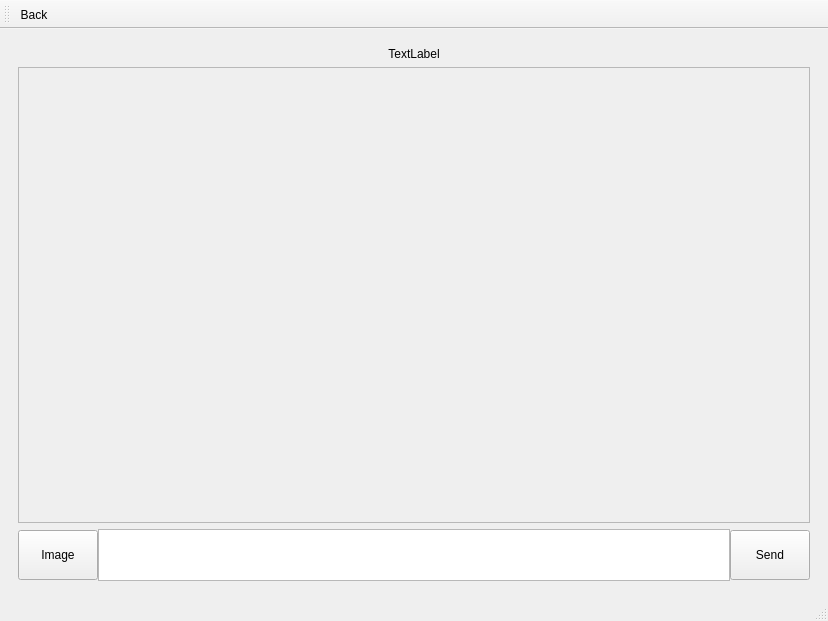
<?xml version="1.0" encoding="UTF-8"?>
<ui version="4.0">
 <class>MainWindow</class>
 <widget class="QMainWindow" name="MainWindow">
  <property name="geometry">
   <rect>
    <x>0</x>
    <y>0</y>
    <width>828</width>
    <height>621</height>
   </rect>
  </property>
  <property name="sizePolicy">
   <sizepolicy hsizetype="Expanding" vsizetype="Expanding">
    <horstretch>0</horstretch>
    <verstretch>0</verstretch>
   </sizepolicy>
  </property>
  <property name="windowTitle">
   <string>ChattApp</string>
  </property>
  <widget class="QWidget" name="centralwidget">
   <property name="sizePolicy">
    <sizepolicy hsizetype="Expanding" vsizetype="Expanding">
     <horstretch>0</horstretch>
     <verstretch>0</verstretch>
    </sizepolicy>
   </property>
   <layout class="QGridLayout" name="gridLayout">
    <item row="0" column="0">
     <widget class="QStackedWidget" name="stackedWidget">
      <property name="sizePolicy">
       <sizepolicy hsizetype="Expanding" vsizetype="Expanding">
        <horstretch>0</horstretch>
        <verstretch>0</verstretch>
       </sizepolicy>
      </property>
      <property name="currentIndex">
       <number>2</number>
      </property>
      <widget class="QWidget" name="LoginScreen">
       <property name="sizePolicy">
        <sizepolicy hsizetype="Fixed" vsizetype="Fixed">
         <horstretch>0</horstretch>
         <verstretch>0</verstretch>
        </sizepolicy>
       </property>
       <layout class="QGridLayout" name="gridLayout_2">
        <item row="0" column="0" alignment="Qt::AlignHCenter|Qt::AlignVCenter">
         <widget class="QWidget" name="LoginVboxWidget" native="true">
          <property name="sizePolicy">
           <sizepolicy hsizetype="Preferred" vsizetype="Preferred">
            <horstretch>0</horstretch>
            <verstretch>0</verstretch>
           </sizepolicy>
          </property>
          <property name="minimumSize">
           <size>
            <width>300</width>
            <height>150</height>
           </size>
          </property>
          <layout class="QVBoxLayout" name="LoginVboxLayout">
           <property name="sizeConstraint">
            <enum>QLayout::SetFixedSize</enum>
           </property>
           <property name="leftMargin">
            <number>0</number>
           </property>
           <property name="topMargin">
            <number>0</number>
           </property>
           <property name="rightMargin">
            <number>0</number>
           </property>
           <property name="bottomMargin">
            <number>0</number>
           </property>
           <item>
            <layout class="QHBoxLayout" name="LoginHbox1">
             <property name="sizeConstraint">
              <enum>QLayout::SetDefaultConstraint</enum>
             </property>
             <property name="leftMargin">
              <number>0</number>
             </property>
             <item>
              <widget class="QLabel" name="UsernameLabel">
               <property name="text">
                <string>&lt;html&gt;&lt;head/&gt;&lt;body&gt;&lt;p&gt;&lt;span style=&quot; font-size:16pt;&quot;&gt;Username:&lt;/span&gt;&lt;/p&gt;&lt;/body&gt;&lt;/html&gt;</string>
               </property>
               <property name="wordWrap">
                <bool>false</bool>
               </property>
              </widget>
             </item>
             <item>
              <widget class="QLineEdit" name="UsernameEntry">
               <property name="minimumSize">
                <size>
                 <width>200</width>
                 <height>0</height>
                </size>
               </property>
               <property name="maximumSize">
                <size>
                 <width>200</width>
                 <height>16777215</height>
                </size>
               </property>
               <property name="alignment">
                <set>Qt::AlignLeading|Qt::AlignLeft|Qt::AlignVCenter</set>
               </property>
              </widget>
             </item>
            </layout>
           </item>
           <item>
            <layout class="QHBoxLayout" name="LoginHbox2">
             <property name="sizeConstraint">
              <enum>QLayout::SetDefaultConstraint</enum>
             </property>
             <item>
              <widget class="QLabel" name="PasswordLabel">
               <property name="text">
                <string>&lt;html&gt;&lt;head/&gt;&lt;body&gt;&lt;p&gt;&lt;span style=&quot; font-size:16pt;&quot;&gt;Password:&lt;/span&gt;&lt;/p&gt;&lt;/body&gt;&lt;/html&gt;</string>
               </property>
              </widget>
             </item>
             <item>
              <widget class="QLineEdit" name="PasswordEntry">
               <property name="sizePolicy">
                <sizepolicy hsizetype="Expanding" vsizetype="Fixed">
                 <horstretch>0</horstretch>
                 <verstretch>0</verstretch>
                </sizepolicy>
               </property>
               <property name="minimumSize">
                <size>
                 <width>200</width>
                 <height>0</height>
                </size>
               </property>
               <property name="maximumSize">
                <size>
                 <width>200</width>
                 <height>16777215</height>
                </size>
               </property>
               <property name="echoMode">
                <enum>QLineEdit::Password</enum>
               </property>
              </widget>
             </item>
            </layout>
           </item>
           <item>
            <layout class="QHBoxLayout" name="LoginHbox3">
             <property name="sizeConstraint">
              <enum>QLayout::SetDefaultConstraint</enum>
             </property>
             <item>
              <widget class="QPushButton" name="LoginButton">
               <property name="sizePolicy">
                <sizepolicy hsizetype="Minimum" vsizetype="Minimum">
                 <horstretch>0</horstretch>
                 <verstretch>0</verstretch>
                </sizepolicy>
               </property>
               <property name="text">
                <string>Login</string>
               </property>
              </widget>
             </item>
             <item>
              <widget class="QPushButton" name="RegisterButton">
               <property name="sizePolicy">
                <sizepolicy hsizetype="Minimum" vsizetype="Minimum">
                 <horstretch>0</horstretch>
                 <verstretch>0</verstretch>
                </sizepolicy>
               </property>
               <property name="text">
                <string>Register</string>
               </property>
              </widget>
             </item>
            </layout>
           </item>
          </layout>
         </widget>
        </item>
       </layout>
      </widget>
      <widget class="QWidget" name="HomePage">
       <property name="sizePolicy">
        <sizepolicy hsizetype="Expanding" vsizetype="Expanding">
         <horstretch>0</horstretch>
         <verstretch>0</verstretch>
        </sizepolicy>
       </property>
       <layout class="QVBoxLayout" name="verticalLayout_2">
        <item>
         <layout class="QHBoxLayout" name="horizontalLayout_2">
          <item>
           <widget class="QLineEdit" name="newMessageText"/>
          </item>
          <item>
           <widget class="QPushButton" name="newMessageButton">
            <property name="text">
             <string>Add</string>
            </property>
           </widget>
          </item>
         </layout>
        </item>
        <item>
         <widget class="QScrollArea" name="HomeScrollArea">
          <property name="maximumSize">
           <size>
            <width>16777215</width>
            <height>10000000</height>
           </size>
          </property>
          <property name="widgetResizable">
           <bool>true</bool>
          </property>
          <widget class="QWidget" name="HomeScrollWidget">
           <property name="geometry">
            <rect>
             <x>0</x>
             <y>0</y>
             <width>790</width>
             <height>484</height>
            </rect>
           </property>
           <property name="sizePolicy">
            <sizepolicy hsizetype="Preferred" vsizetype="Preferred">
             <horstretch>0</horstretch>
             <verstretch>0</verstretch>
            </sizepolicy>
           </property>
           <property name="minimumSize">
            <size>
             <width>0</width>
             <height>0</height>
            </size>
           </property>
          </widget>
         </widget>
        </item>
       </layout>
      </widget>
      <widget class="QWidget" name="ChatPage">
       <property name="sizePolicy">
        <sizepolicy hsizetype="Expanding" vsizetype="Expanding">
         <horstretch>0</horstretch>
         <verstretch>0</verstretch>
        </sizepolicy>
       </property>
       <layout class="QGridLayout" name="gridLayout_3">
        <item row="2" column="0">
         <layout class="QHBoxLayout" name="horizontalLayout">
          <property name="spacing">
           <number>0</number>
          </property>
          <property name="sizeConstraint">
           <enum>QLayout::SetDefaultConstraint</enum>
          </property>
          <property name="topMargin">
           <number>0</number>
          </property>
          <item>
           <widget class="QPushButton" name="imageButton">
            <property name="sizePolicy">
             <sizepolicy hsizetype="Minimum" vsizetype="Expanding">
              <horstretch>0</horstretch>
              <verstretch>0</verstretch>
             </sizepolicy>
            </property>
            <property name="maximumSize">
             <size>
              <width>16777215</width>
              <height>50</height>
             </size>
            </property>
            <property name="text">
             <string>Image</string>
            </property>
           </widget>
          </item>
          <item>
           <widget class="QTextEdit" name="textEdit">
            <property name="maximumSize">
             <size>
              <width>16777215</width>
              <height>52</height>
             </size>
            </property>
           </widget>
          </item>
          <item>
           <widget class="QPushButton" name="sendButton">
            <property name="sizePolicy">
             <sizepolicy hsizetype="Minimum" vsizetype="Expanding">
              <horstretch>0</horstretch>
              <verstretch>0</verstretch>
             </sizepolicy>
            </property>
            <property name="minimumSize">
             <size>
              <width>0</width>
              <height>0</height>
             </size>
            </property>
            <property name="maximumSize">
             <size>
              <width>16777215</width>
              <height>50</height>
             </size>
            </property>
            <property name="text">
             <string>Send</string>
            </property>
           </widget>
          </item>
         </layout>
        </item>
        <item row="1" column="0">
         <layout class="QVBoxLayout" name="ChatHbox1">
          <item>
           <widget class="QScrollArea" name="ChatScroll">
            <property name="minimumSize">
             <size>
              <width>0</width>
              <height>430</height>
             </size>
            </property>
            <property name="widgetResizable">
             <bool>true</bool>
            </property>
            <widget class="QWidget" name="scrollAreaWidgetContents_3">
             <property name="geometry">
              <rect>
               <x>0</x>
               <y>0</y>
               <width>788</width>
               <height>428</height>
              </rect>
             </property>
            </widget>
           </widget>
          </item>
         </layout>
        </item>
        <item row="0" column="0">
         <widget class="QLabel" name="MessagePartnerLabel">
          <property name="text">
           <string>TextLabel</string>
          </property>
          <property name="alignment">
           <set>Qt::AlignCenter</set>
          </property>
         </widget>
        </item>
       </layout>
      </widget>
     </widget>
    </item>
   </layout>
  </widget>
  <widget class="QStatusBar" name="statusbar"/>
  <widget class="QToolBar" name="toolBar">
   <property name="windowTitle">
    <string>toolBar</string>
   </property>
   <attribute name="toolBarArea">
    <enum>TopToolBarArea</enum>
   </attribute>
   <attribute name="toolBarBreak">
    <bool>false</bool>
   </attribute>
   <addaction name="actionBack"/>
  </widget>
  <action name="actionBack">
   <property name="text">
    <string>Back</string>
   </property>
   <property name="toolTip">
    <string>Back</string>
   </property>
  </action>
 </widget>
 <resources/>
 <connections/>
</ui>
